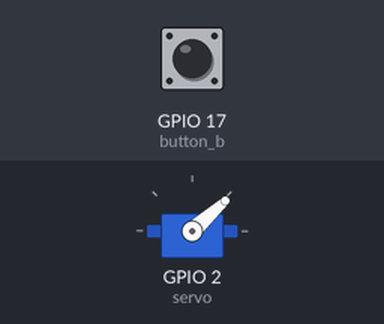
Recording of a sketch running on a simulated ESP32. Parts: servo. Inputs (shaded band) come from the test bench; at power-on: GPIO 17 (button_b) HIGH.

Above: at 1.2 s.
1.3 s: GPIO 17 (button_b) pulled LOW for 3.2 s
At 4.7 s:
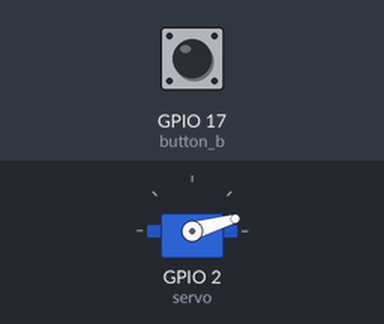
6.0 s: GPIO 17 (button_b) pulled LOW for 0.15 s
At 7.78 s:
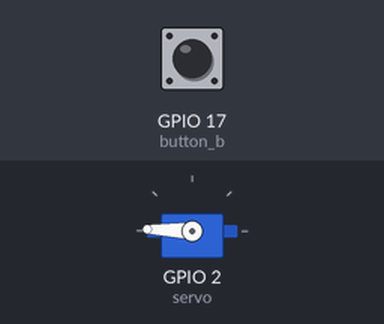
9.1 s: GPIO 17 (button_b) pulled LOW for 1 s
12.1 s: GPIO 17 (button_b) pulled LOW for 0.15 s
At 13.4 s:
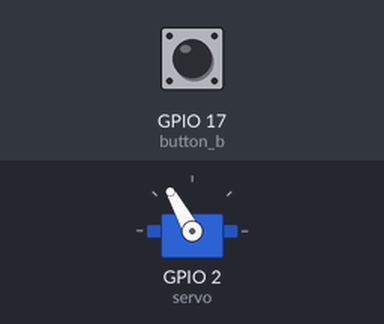
Timing chart, 0 to 14.7 s (numbered marks = the images above; inputs shaded):
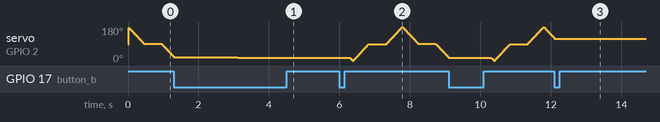

Measured:
- after the input at 12.1 s, servo on GPIO 2 (servo): goes on until 12.1 s, then stays 119°

The sketch:

5_2.ino
```cpp
#include <ESP32Servo.h>
#define servo 2
#define button_b 17
Servo servo1;
int position = 180;
int stage = 1;
bool rotate = true;
void setup()
{
  pinMode(button_b, INPUT);
  servo1.attach(servo);
}
void loop()
 {
  if(digitalRead(button_b) == LOW){
    rotate = !rotate;
    delay(300);
  }
  if(rotate){
    if(stage == 1 && position < 180){
      servo1.write(position);
      position++;
      delay(5);
    }else if(stage == 2 && position > 0){
      servo1.write(position);
      position--;
      delay(5);
    }
  }
  if(position == 180){
    stage = 2;
  }else if(position == 0){
    stage = 1;
  }
  if(position == 90){
    delay(500);
  }
 }
```
